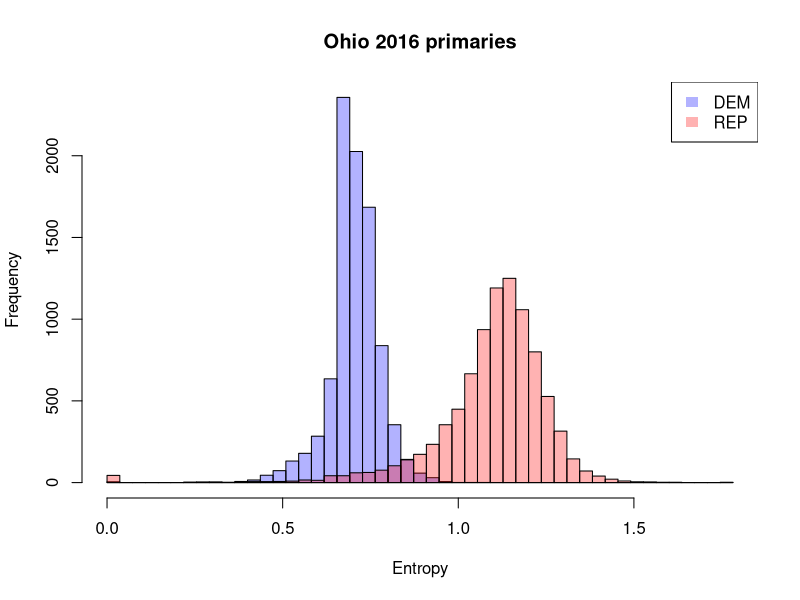

Recreate this plot in R.
## ---- chunk 1
# Set the working directory so relative paths work
library(tidyverse)
library(readr)
library(dplyr)
## ---- chunk 2
primaryEntropy <- read_csv("elections_OH2016_forDenis.csv")
## ---- chunk 3
primaryEntropy <- primaryEntropy %>%
  rename("DEM_LA.FUENTE" = "DEM_LA FUENTE")
## ---- chunk 4
# just democrat primary
entropyDEM = select(primaryEntropy, DEM_CLINTON, DEM_LA.FUENTE  ,DEM_SANDERS,
                    DEM_primary_total)
# add entropy to precinct
entropyDEM <- entropyDEM %>%
  mutate(entropy = -1 * (
    ifelse(DEM_CLINTON > 0, (DEM_CLINTON / DEM_primary_total) * log(DEM_CLINTON / DEM_primary_total), 0) +
      ifelse(DEM_LA.FUENTE > 0, (DEM_LA.FUENTE / DEM_primary_total) * log(DEM_LA.FUENTE / DEM_primary_total), 0) +
      ifelse(DEM_SANDERS > 0, (DEM_SANDERS / DEM_primary_total) * log(DEM_SANDERS / DEM_primary_total), 0)
  ))

# just republican primary
entropyREP = select(primaryEntropy, REP_BUSH, REP_CARSON, REP_CHRISTIE, REP_CRUZ,
                    REP_FIORINA, REP_HUCKABEE, REP_KASICH, REP_RUBIO,REP_SANTORUM,
                    REP_TRUMP, REP_primary_total)
# add entropy to precinct
entropyREP <- entropyREP %>%
  mutate(entropy = -1 * (
    ifelse(REP_BUSH > 0, (REP_BUSH / REP_primary_total) * log(REP_BUSH / REP_primary_total), 0) +
    ifelse(REP_CARSON > 0, (REP_CARSON / REP_primary_total) * log(REP_CARSON / REP_primary_total), 0) +
    ifelse(REP_CHRISTIE > 0, (REP_CHRISTIE / REP_primary_total) * log(REP_CHRISTIE / REP_primary_total), 0) +
    ifelse(REP_CRUZ > 0, (REP_CRUZ / REP_primary_total) * log(REP_CRUZ / REP_primary_total), 0) +
    ifelse(REP_FIORINA > 0, (REP_FIORINA / REP_primary_total) * log(REP_FIORINA / REP_primary_total), 0) +
    ifelse(REP_HUCKABEE > 0, (REP_HUCKABEE / REP_primary_total) * log(REP_HUCKABEE / REP_primary_total), 0) +
    ifelse(REP_KASICH > 0, (REP_KASICH / REP_primary_total) * log(REP_KASICH / REP_primary_total), 0) +
    ifelse(REP_RUBIO > 0, (REP_RUBIO / REP_primary_total) * log(REP_RUBIO / REP_primary_total), 0) +
    ifelse(REP_SANTORUM > 0, (REP_SANTORUM / REP_primary_total) * log(REP_SANTORUM / REP_primary_total), 0) +
    ifelse(REP_TRUMP > 0, (REP_TRUMP / REP_primary_total) * log(REP_TRUMP / REP_primary_total), 0)
  ))

# Define the vectors
vec1 <- na.omit(entropyDEM$entropy)
vec2 <- na.omit(entropyREP$entropy)

# Define common breaks
breaks <- seq(min(c(vec1, vec2)), max(c(vec1, vec2)), length.out = 50)

hist(vec1,
     breaks = breaks,
     col = rgb(0, 0, 1, alpha = 0.3), # Blue with 30% opacity
     main = "Ohio 2016 primaries",
     xlab = "Entropy",                # Optional: Add x-axis label
     xlim = range(breaks)
)
hist(vec2,
     breaks = breaks,
     col = rgb(1, 0, 0, alpha = 0.3), # Red with 30% opacity
     add = TRUE
)

# Add a legend
legend("topright",
       legend = c("DEM", "REP"),
       fill = c(rgb(0, 0, 1, 0.3), rgb(1, 0, 0, 0.3)),
       border = NA)

## ---- chunk 5
# Get column names
cols <- names(primaryEntropy)

# Create renaming rules
rename_rules <- c()

for (col in cols) {
  if (grepl("^general_TRUMP|^general_JOHNSON", col)) {
    new_name <- sub("general_", "gen_rep_", col)
    rename_rules <- c(rename_rules, paste0('"', col, '" = "', new_name, '"'))
  } else if (grepl("^general_CLINTON|^general_STEIN", col)) {
    new_name <- sub("general_", "gen_dem_", col)
    rename_rules <- c(rename_rules, paste0('"', col, '" = "', new_name, '"'))
  }
}

# Print final rename code
cat("primaryEntropy <- primaryEntropy %>%\n  rename(\n    ",
    paste(rename_rules, collapse = ",\n    "),
    "\n  )\n", sep = "")

